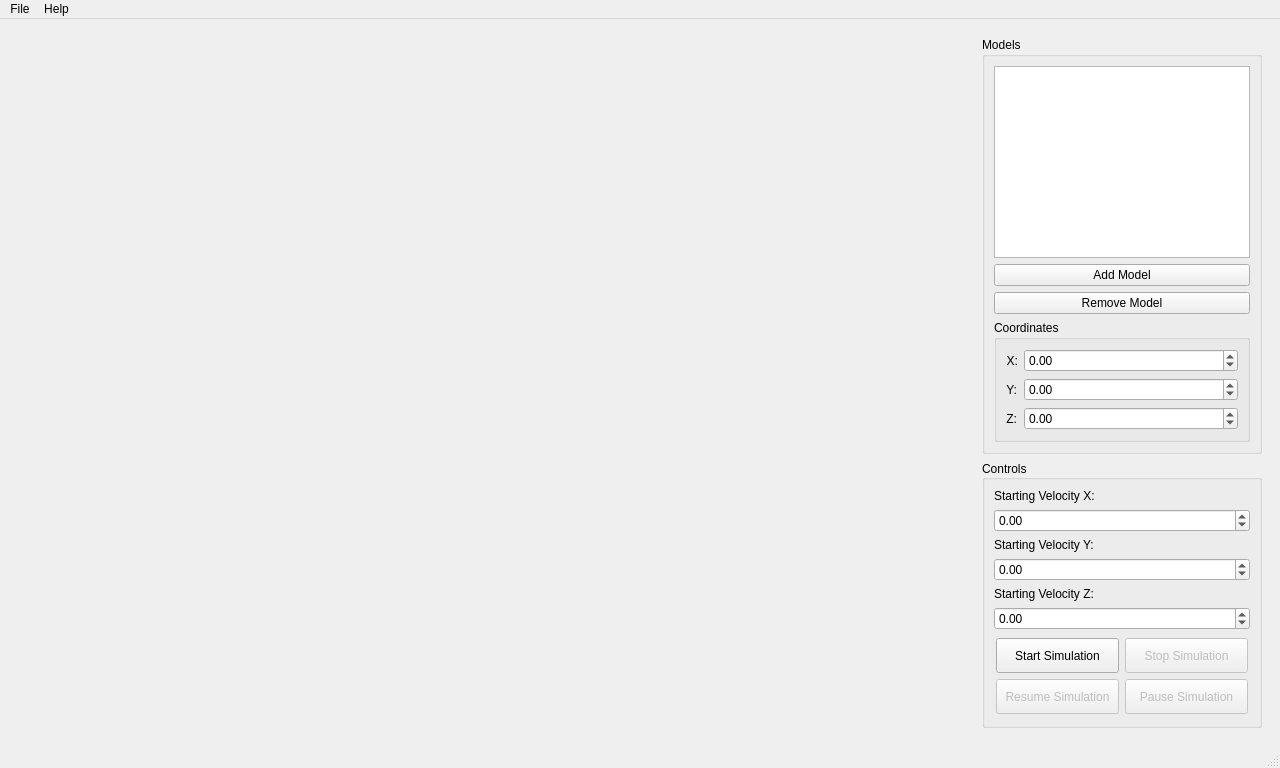
<?xml version="1.0" encoding="UTF-8"?>
<ui version="4.0">
 <class>MainWindow</class>
 <widget class="QMainWindow" name="MainWindow">
  <property name="geometry">
   <rect>
    <x>0</x>
    <y>0</y>
    <width>1280</width>
    <height>768</height>
   </rect>
  </property>
  <property name="windowTitle">
   <string>MainWindow</string>
  </property>
  <widget class="QWidget" name="centralwidget">
   <layout class="QGridLayout" name="gridLayout">
    <item row="0" column="1">
     <widget class="QWidget" name="mainWidget" native="true">
      <layout class="QFormLayout" name="formLayout_2">
       <item row="0" column="1">
        <widget class="QGroupBox" name="ModelBox">
         <property name="sizePolicy">
          <sizepolicy hsizetype="Preferred" vsizetype="Expanding">
           <horstretch>0</horstretch>
           <verstretch>0</verstretch>
          </sizepolicy>
         </property>
         <property name="title">
          <string>Models</string>
         </property>
         <layout class="QVBoxLayout" name="verticalLayout">
          <item>
           <widget class="QListWidget" name="ModelList"/>
          </item>
          <item>
           <widget class="QPushButton" name="AddModelBtn">
            <property name="text">
             <string>Add Model</string>
            </property>
           </widget>
          </item>
          <item>
           <widget class="QPushButton" name="RemoveModelBtn">
            <property name="text">
             <string>Remove Model</string>
            </property>
           </widget>
          </item>
          <item>
           <widget class="QGroupBox" name="CoordinateGrpBox">
            <property name="title">
             <string>Coordinates</string>
            </property>
            <property name="checkable">
             <bool>false</bool>
            </property>
            <layout class="QFormLayout" name="formLayout">
             <property name="sizeConstraint">
              <enum>QLayout::SetDefaultConstraint</enum>
             </property>
             <property name="fieldGrowthPolicy">
              <enum>QFormLayout::AllNonFixedFieldsGrow</enum>
             </property>
             <property name="labelAlignment">
              <set>Qt::AlignLeading|Qt::AlignLeft|Qt::AlignTop</set>
             </property>
             <property name="formAlignment">
              <set>Qt::AlignLeading|Qt::AlignLeft|Qt::AlignTop</set>
             </property>
             <item row="2" column="0">
              <widget class="QLabel" name="Zlbl">
               <property name="text">
                <string>Z:</string>
               </property>
               <property name="alignment">
                <set>Qt::AlignRight|Qt::AlignTrailing|Qt::AlignVCenter</set>
               </property>
              </widget>
             </item>
             <item row="1" column="0">
              <widget class="QLabel" name="Ylbl">
               <property name="text">
                <string>Y:</string>
               </property>
               <property name="alignment">
                <set>Qt::AlignRight|Qt::AlignTrailing|Qt::AlignVCenter</set>
               </property>
              </widget>
             </item>
             <item row="0" column="0">
              <widget class="QLabel" name="Xlbl">
               <property name="text">
                <string>X:</string>
               </property>
               <property name="scaledContents">
                <bool>false</bool>
               </property>
               <property name="alignment">
                <set>Qt::AlignRight|Qt::AlignTrailing|Qt::AlignVCenter</set>
               </property>
              </widget>
             </item>
             <item row="0" column="1">
              <widget class="QDoubleSpinBox" name="XspnBox">
               <property name="minimum">
                <double>-1000.000000000000000</double>
               </property>
               <property name="maximum">
                <double>1000.000000000000000</double>
               </property>
              </widget>
             </item>
             <item row="1" column="1">
              <widget class="QDoubleSpinBox" name="YspnBox">
               <property name="minimum">
                <double>-1000.000000000000000</double>
               </property>
               <property name="maximum">
                <double>1000.000000000000000</double>
               </property>
              </widget>
             </item>
             <item row="2" column="1">
              <widget class="QDoubleSpinBox" name="ZspnBox">
               <property name="minimum">
                <double>-1000.000000000000000</double>
               </property>
               <property name="maximum">
                <double>1000.000000000000000</double>
               </property>
              </widget>
             </item>
            </layout>
           </widget>
          </item>
         </layout>
        </widget>
       </item>
       <item row="1" column="1">
        <widget class="QGroupBox" name="controlsBox">
         <property name="enabled">
          <bool>true</bool>
         </property>
         <property name="sizePolicy">
          <sizepolicy hsizetype="Preferred" vsizetype="Preferred">
           <horstretch>0</horstretch>
           <verstretch>0</verstretch>
          </sizepolicy>
         </property>
         <property name="title">
          <string>Controls</string>
         </property>
         <property name="alignment">
          <set>Qt::AlignLeading|Qt::AlignLeft|Qt::AlignVCenter</set>
         </property>
         <layout class="QVBoxLayout" name="verticalLayout_2">
          <item>
           <widget class="QLabel" name="label">
            <property name="text">
             <string>Starting Velocity X:</string>
            </property>
            <property name="scaledContents">
             <bool>false</bool>
            </property>
           </widget>
          </item>
          <item>
           <widget class="QDoubleSpinBox" name="VelocityXSpinBox">
            <property name="minimum">
             <double>-1000.000000000000000</double>
            </property>
            <property name="maximum">
             <double>10000.000000000000000</double>
            </property>
           </widget>
          </item>
          <item>
           <widget class="QLabel" name="label_2">
            <property name="text">
             <string>Starting Velocity Y:</string>
            </property>
           </widget>
          </item>
          <item>
           <widget class="QDoubleSpinBox" name="VelocityYSpinBox">
            <property name="minimum">
             <double>-99.000000000000000</double>
            </property>
            <property name="maximum">
             <double>99.000000000000000</double>
            </property>
           </widget>
          </item>
          <item>
           <widget class="QLabel" name="label_3">
            <property name="text">
             <string>Starting Velocity Z:</string>
            </property>
           </widget>
          </item>
          <item>
           <widget class="QDoubleSpinBox" name="VelocityZSpinBox">
            <property name="minimum">
             <double>-99.000000000000000</double>
            </property>
           </widget>
          </item>
          <item>
           <widget class="QWidget" name="physicsWidget" native="true">
            <property name="sizePolicy">
             <sizepolicy hsizetype="Expanding" vsizetype="Expanding">
              <horstretch>0</horstretch>
              <verstretch>0</verstretch>
             </sizepolicy>
            </property>
            <layout class="QGridLayout" name="gridLayout_2" rowstretch="0,0,0">
             <property name="leftMargin">
              <number>2</number>
             </property>
             <property name="topMargin">
              <number>2</number>
             </property>
             <property name="rightMargin">
              <number>2</number>
             </property>
             <property name="bottomMargin">
              <number>2</number>
             </property>
             <item row="2" column="0">
              <widget class="QPushButton" name="ResumePhysicsBtn">
               <property name="enabled">
                <bool>false</bool>
               </property>
               <property name="sizePolicy">
                <sizepolicy hsizetype="Preferred" vsizetype="Preferred">
                 <horstretch>0</horstretch>
                 <verstretch>0</verstretch>
                </sizepolicy>
               </property>
               <property name="text">
                <string>Resume Simulation</string>
               </property>
               <property name="shortcut">
                <string>F6</string>
               </property>
              </widget>
             </item>
             <item row="2" column="1">
              <widget class="QPushButton" name="PausePhysicsBtn">
               <property name="enabled">
                <bool>false</bool>
               </property>
               <property name="sizePolicy">
                <sizepolicy hsizetype="Preferred" vsizetype="Preferred">
                 <horstretch>0</horstretch>
                 <verstretch>0</verstretch>
                </sizepolicy>
               </property>
               <property name="text">
                <string>Pause Simulation</string>
               </property>
               <property name="shortcut">
                <string>F6</string>
               </property>
              </widget>
             </item>
             <item row="1" column="0">
              <widget class="QPushButton" name="StartPhysicsBtn">
               <property name="sizePolicy">
                <sizepolicy hsizetype="Preferred" vsizetype="Preferred">
                 <horstretch>0</horstretch>
                 <verstretch>0</verstretch>
                </sizepolicy>
               </property>
               <property name="maximumSize">
                <size>
                 <width>16777215</width>
                 <height>16777215</height>
                </size>
               </property>
               <property name="text">
                <string>Start Simulation</string>
               </property>
               <property name="shortcut">
                <string>F5</string>
               </property>
               <property name="autoDefault">
                <bool>false</bool>
               </property>
               <property name="flat">
                <bool>false</bool>
               </property>
              </widget>
             </item>
             <item row="1" column="1">
              <widget class="QPushButton" name="StopPhysicsBtn">
               <property name="enabled">
                <bool>false</bool>
               </property>
               <property name="sizePolicy">
                <sizepolicy hsizetype="Preferred" vsizetype="Preferred">
                 <horstretch>0</horstretch>
                 <verstretch>0</verstretch>
                </sizepolicy>
               </property>
               <property name="layoutDirection">
                <enum>Qt::LeftToRight</enum>
               </property>
               <property name="text">
                <string>Stop Simulation</string>
               </property>
               <property name="shortcut">
                <string>F7</string>
               </property>
               <property name="checkable">
                <bool>false</bool>
               </property>
               <property name="default">
                <bool>false</bool>
               </property>
              </widget>
             </item>
            </layout>
           </widget>
          </item>
         </layout>
        </widget>
       </item>
      </layout>
     </widget>
    </item>
    <item row="0" column="0">
     <widget class="GLWidget" name="renderWidget" native="true">
      <property name="sizePolicy">
       <sizepolicy hsizetype="Preferred" vsizetype="Preferred">
        <horstretch>255</horstretch>
        <verstretch>0</verstretch>
       </sizepolicy>
      </property>
      <property name="focusPolicy">
       <enum>Qt::ClickFocus</enum>
      </property>
      <layout class="QVBoxLayout" name="verticalLayout_3"/>
     </widget>
    </item>
   </layout>
  </widget>
  <widget class="QMenuBar" name="menubar">
   <property name="geometry">
    <rect>
     <x>0</x>
     <y>0</y>
     <width>1280</width>
     <height>21</height>
    </rect>
   </property>
   <widget class="QMenu" name="menuFile">
    <property name="title">
     <string>File</string>
    </property>
    <addaction name="actionLoad_Model"/>
    <addaction name="actionQuit"/>
   </widget>
   <widget class="QMenu" name="menuHelp">
    <property name="title">
     <string>Help</string>
    </property>
    <addaction name="actionAbout"/>
   </widget>
   <addaction name="menuFile"/>
   <addaction name="menuHelp"/>
  </widget>
  <widget class="QStatusBar" name="statusbar"/>
  <action name="actionAbout">
   <property name="text">
    <string>About</string>
   </property>
   <property name="shortcut">
    <string>Ctrl+A</string>
   </property>
  </action>
  <action name="actionQuit">
   <property name="text">
    <string>Quit</string>
   </property>
   <property name="shortcut">
    <string>Ctrl+Q</string>
   </property>
  </action>
  <action name="actionLoad_Model">
   <property name="text">
    <string>Load Model</string>
   </property>
   <property name="shortcut">
    <string>Ctrl+L</string>
   </property>
  </action>
 </widget>
 <customwidgets>
  <customwidget>
   <class>GLWidget</class>
   <extends>QWidget</extends>
   <header>GLWidget.h</header>
   <container>1</container>
  </customwidget>
 </customwidgets>
 <resources/>
 <connections/>
</ui>
